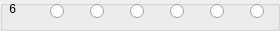
              <widget class="QGroupBox" name="groupBox_13">
               <property name="title">
                <string/>
               </property>
               <widget class="QRadioButton" name="radioButton6RxAnt1">
                <property name="geometry">
                 <rect>
                  <x>50</x>
                  <y>0</y>
                  <width>21</width>
                  <height>22</height>
                 </rect>
                </property>
                <property name="text">
                 <string/>
                </property>
               </widget>
               <widget class="QRadioButton" name="radioButton6RxAnt2">
                <property name="geometry">
                 <rect>
                  <x>90</x>
                  <y>0</y>
                  <width>21</width>
                  <height>22</height>
                 </rect>
                </property>
                <property name="text">
                 <string/>
                </property>
               </widget>
               <widget class="QRadioButton" name="radioButton6RxAnt3">
                <property name="geometry">
                 <rect>
                  <x>130</x>
                  <y>0</y>
                  <width>21</width>
                  <height>22</height>
                 </rect>
                </property>
                <property name="text">
                 <string/>
                </property>
               </widget>
               <widget class="QRadioButton" name="radioButton6RxRX1">
                <property name="geometry">
                 <rect>
                  <x>170</x>
                  <y>0</y>
                  <width>21</width>
                  <height>22</height>
                 </rect>
                </property>
                <property name="text">
                 <string/>
                </property>
               </widget>
               <widget class="QRadioButton" name="radioButton6RxRX2">
                <property name="geometry">
                 <rect>
                  <x>210</x>
                  <y>0</y>
                  <width>21</width>
                  <height>22</height>
                 </rect>
                </property>
                <property name="text">
                 <string/>
                </property>
               </widget>
               <widget class="QRadioButton" name="radioButton6RxXVRX">
                <property name="geometry">
                 <rect>
                  <x>250</x>
                  <y>0</y>
                  <width>21</width>
                  <height>22</height>
                 </rect>
                </property>
                <property name="text">
                 <string/>
                </property>
               </widget>
               <widget class="QLabel" name="label_34">
                <property name="geometry">
                 <rect>
                  <x>0</x>
                  <y>0</y>
                  <width>16</width>
                  <height>18</height>
                 </rect>
                </property>
                <property name="sizePolicy">
                 <sizepolicy hsizetype="Minimum" vsizetype="Preferred">
                  <horstretch>0</horstretch>
                  <verstretch>0</verstretch>
                 </sizepolicy>
                </property>
                <property name="text">
                 <string>6</string>
                </property>
                <property name="alignment">
                 <set>Qt::AlignRight|Qt::AlignTrailing|Qt::AlignVCenter</set>
                </property>
               </widget>
              </widget>
